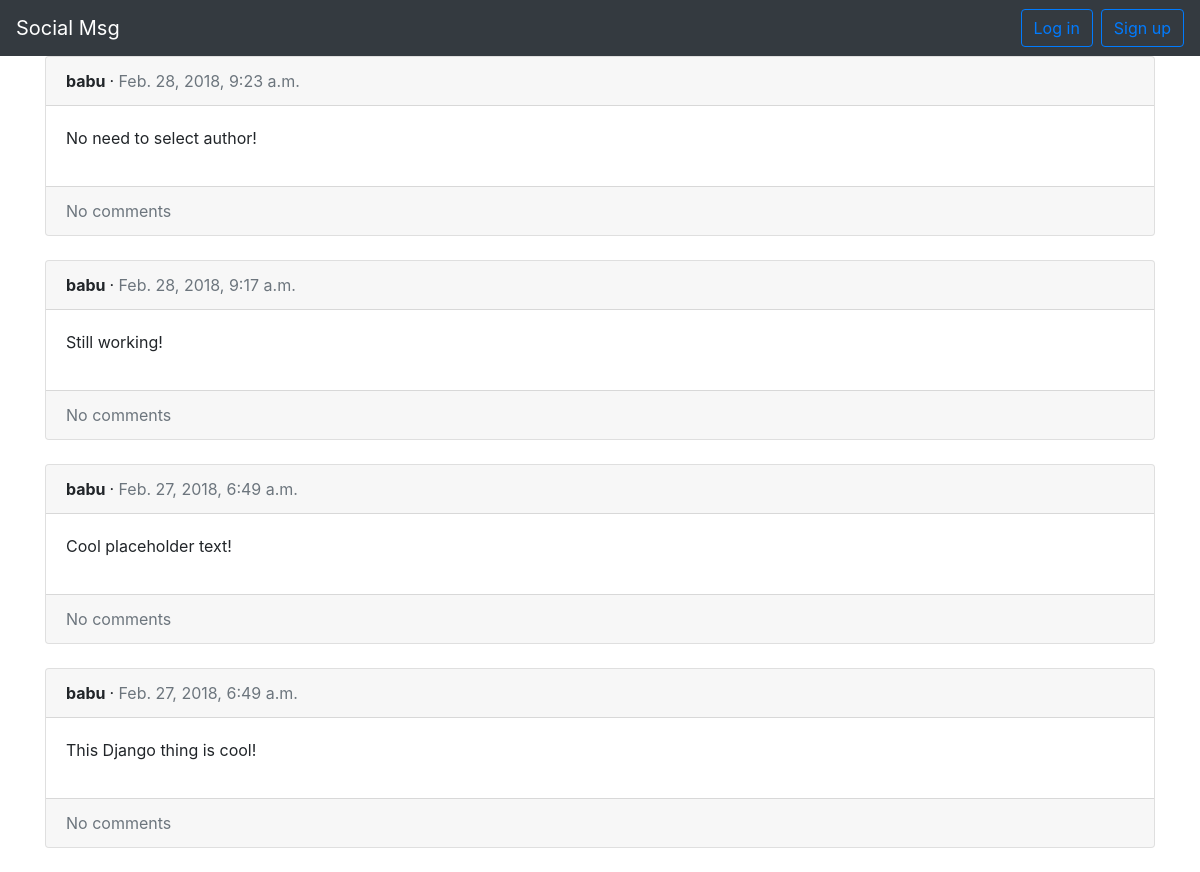
The app's page /posts/, older data.
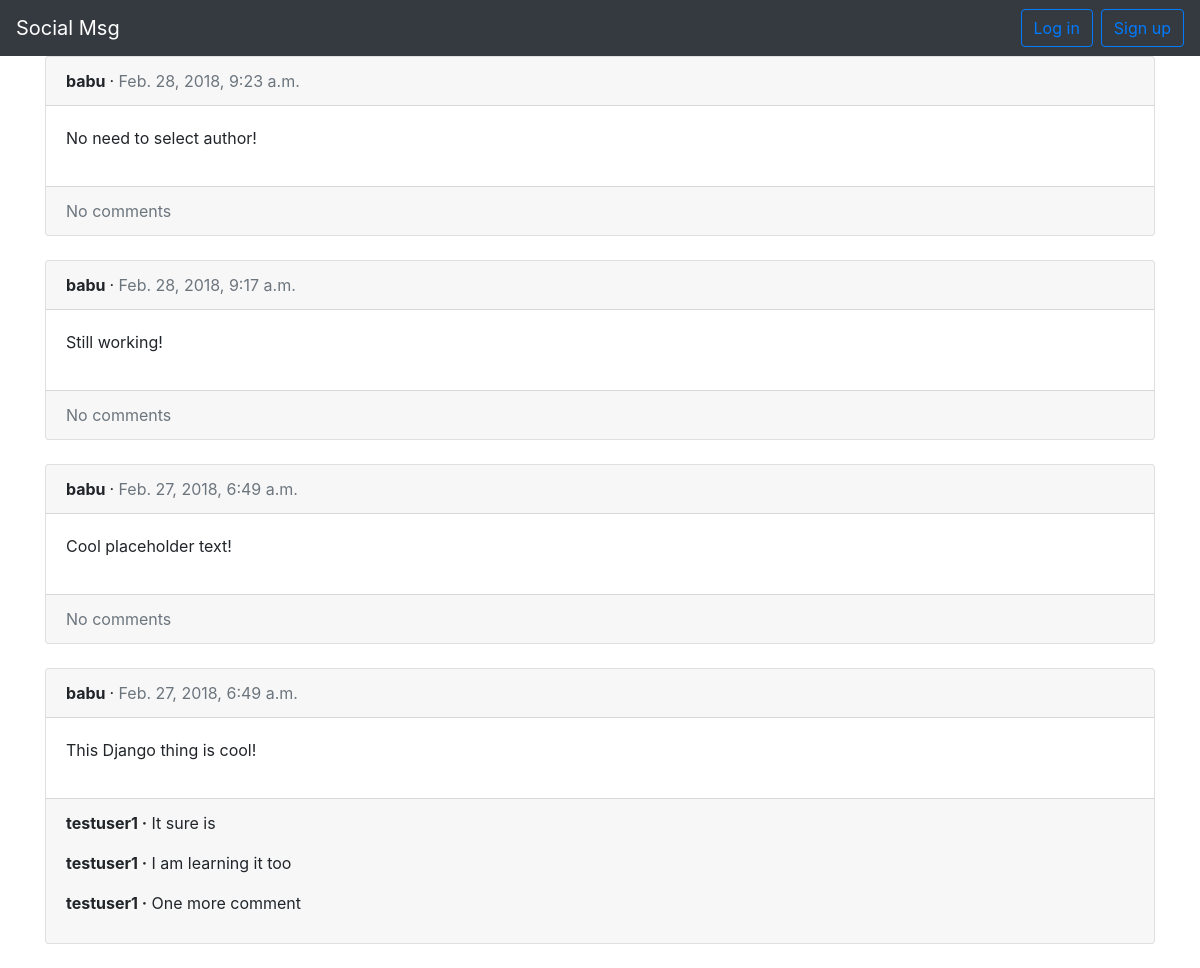
The same page, newer data.
### posts/models.py (models this page shows, shortened)
class Post(models.Model):
    message = models.CharField(max_length=280)
    date = models.DateTimeField(auto_now_add=True)
    author = models.ForeignKey(
        settings.AUTH_USER_MODEL,
        on_delete=models.CASCADE,
    )

class Comment(models.Model):
    post = models.ForeignKey(Post, on_delete=models.CASCADE)
    comment = models.CharField(max_length=140)
    author = models.ForeignKey(
        settings.AUTH_USER_MODEL,
        on_delete=models.CASCADE,
    )
    def __str__(self):
        return self.comment

### users/models.py (models this page shows)
class CustomUser(AbstractUser):
    objects = CustomUserManager()

### posts/views.py (the view)
# urls.py: path('', views.PostListView.as_view(), name='post_list'),
class PostListView(ListView):
    model = models.Post
    template_name = 'post_list.html'
    def get_queryset(self):
        return models.Post.objects.order_by('-date')

### templates/post_list.html (shortened to what this page needs)
{% extends 'base.html' %}
{% block content %}
    {% for post in object_list %}
        <div class="card">
            <div class="card-header">
                <span class="font-weight-bold">
                    {{ post.author }}
                </span>
                &middot;
                <span class="text-muted">
                    {{ post.date }}
                </span>
            </div>
            <div class="card-body">
                <p>{{ post.message }}</p>
            </div>
            <div class="card-footer">
                {% for comment in post.comment_set.all %}
                    <p>
                        <span class="font-weight-bold">{{ comment.author }} &middot;</span>
                        {{ comment }}
                    </p>
                {% empty %}
                    <span class="text-muted">No comments</span>
                {% endfor %}
            </div>
        </div>
        <br />
    {% endfor %}
{% endblock %}

### templates/base.html (shortened to what this page needs)
<!doctype html>
<html lang="en">
  <head>
    <link rel="stylesheet" href="https://maxcdn.bootstrapcdn.com/bootstrap/4.0.0/css/bootstrap.min.css">
  </head>
  <body>
    <nav class="navbar navbar-expand-sm navbar-dark bg-dark">
        <a class="navbar-brand" href="{% url 'home' %}">Social Msg</a>
        <div class="collapse navbar-collapse" id="navbarContent">
            {% if user.is_authenticated %}
                <ul class="navbar-nav ml-auto">
                    <li class="nav-item">
                        <a class="nav-link dropdown-toggle" href="#" id="userMenu" data-toggle="dropdown" aria-haspopup="true" aria-expanded="false">
                            {{ user.username }}
                        </a>
                        <div class="dropdown-menu dropdown-menu-right" aria-labelledby="userMenu">
                            <a class="dropdown-item" href="{% url 'password_change' %}">Change password</a>
                            <div class="dropdown-divider"></div>
                            <a class="dropdown-item" href="{% url 'logout' %}">Log out</a>
                        </div>
                    </li>
                </ul>
            {% else %}
                <form class="form-inline ml-auto">
                    <a href="{% url 'login' %}" class="btn btn-outline-primary">Log in</a>
                    <a href="{% url 'signup' %}" class="btn btn-outline-primary ml-2">Sign up</a>
                </form>
            {% endif %}
        </div>
    </nav>
    <div class="container">
        {% block content %}
        {% endblock %}
    </div>
  </body>
</html>

Row changes from the older to the newer data that the page shows:
shown differently, row unchanged: Post "This Django thing is cool!": no longer shows "No comments"
added Comment: author "testuser1", comment "It sure is", shown under Post "This Django thing is cool!"
added Comment: author "testuser1", comment "I am learning it too", shown under Post "This Django thing is cool!"
added Comment: author "testuser1", comment "One more comment", shown under Post "This Django thing is cool!"
